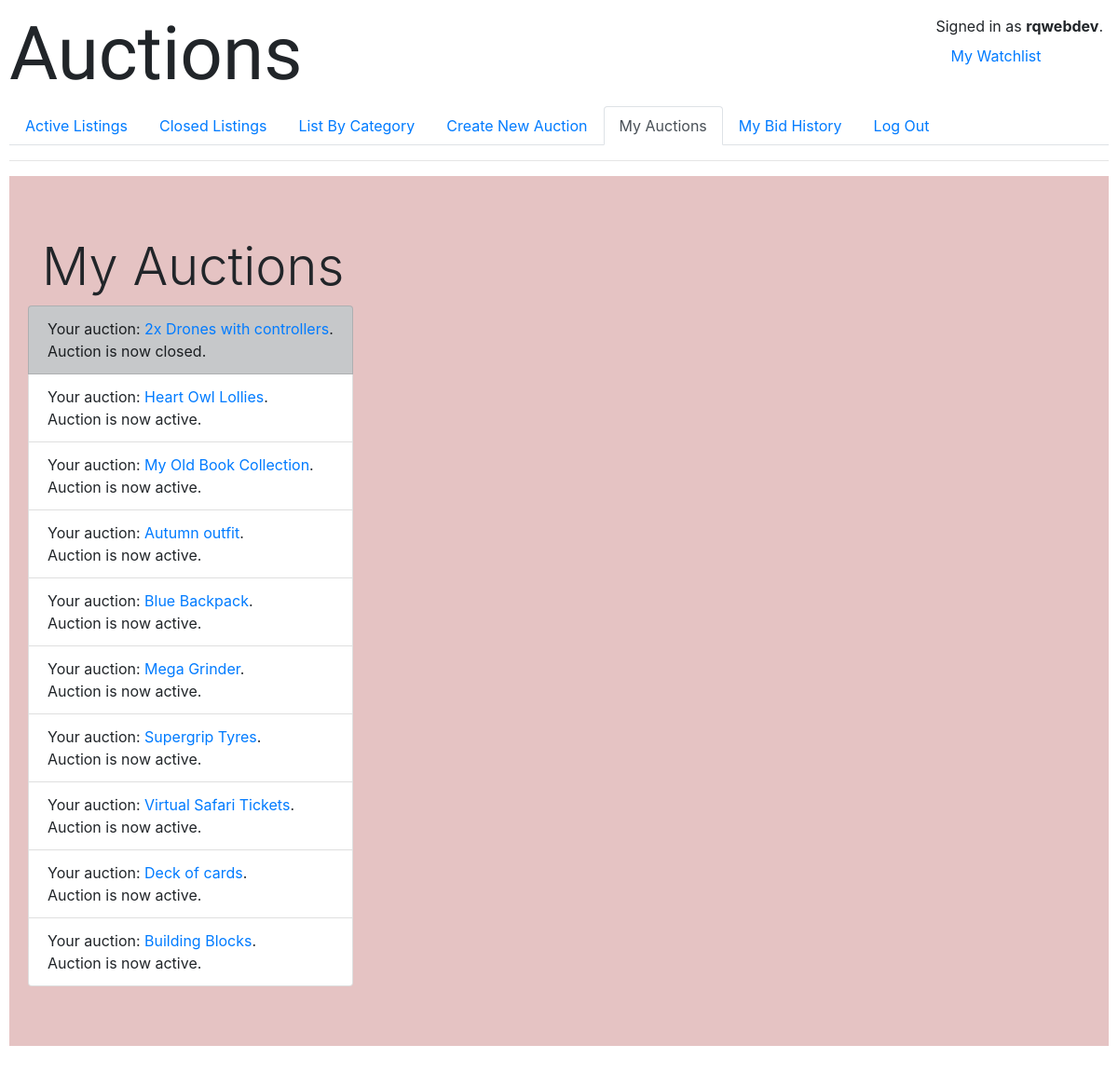
Page /auctions (signed in) on the committed database.
### auctions/models.py (models this page shows, shortened)
class User(AbstractUser):
    watchlist = models.ManyToManyField(
        "Auction", blank=True, default=None)

class Auction(models.Model):
    FASHION = 'FA'
    TOYS = 'TO'
    ELECTRONICS = 'EL'
    HOME = 'HO'
    BOOKS = 'BO'
    ENTERTAINMENT = 'EN'
    HEALTH = 'HE'
    INDUSTRY = 'IN'
    AUTOMOTIVE = 'AU'
    FOOD = 'FO'
    OTHER = 'OT'
    categories = [
        (FASHION, "Fashion, Clothing and Accessories"),
        (TOYS, "Children's Toys"),
        (ELECTRONICS, "Electronics"),
        (HOME, 'Home and Garden'),
        (BOOKS, 'Books'),
        (ENTERTAINMENT, 'Films, TV and Games'),
        (HEALTH, 'Health'),
        (INDUSTRY, 'Industry'),
        (AUTOMOTIVE, 'Automotive'),
        (FOOD, 'Food and Drink'),
        (OTHER, 'Other')
    ]
    item_name = models.CharField(max_length=200)
    description = models.TextField(max_length=800)
    start_price = models.DecimalField(max_digits=20, decimal_places=2)
    seller = models.ForeignKey(
        "User", default=None, on_delete=models.CASCADE)
    start_date = models.DateTimeField(default=timezone.now)
    end_date = models.DateTimeField(
        default=(timezone.now()+timezone.timedelta(days=7)))
    photo = models.URLField(
        max_length=400, null=True, blank=True)
    category = models.CharField(
        max_length=2, choices=categories, default=OTHER)
    active = models.BooleanField(default=True)

### auctions/views.py (the view)
# urls.py: path("auctions", views.my_auctions, name="my_auctions")
def my_auctions(request):
    user_auctions = Auction.objects.filter(seller__exact=request.user)
    return render(request, "auctions/myauctions.html", {"user_auctions": user_auctions})

### auctions/templates/auctions/myauctions.html (shortened to what this page needs)
{% extends "auctions/layout.html" %} {%block title%}Watchlist{%endblock%}
{%block body%}
<div class="jumbotron jumbotron-fluid" style="background-color: #e5c3c3">
  <div class="container">
    <h2 class="display-4">My Auctions</h2>
    <div class="row">
      <ul class="list-group">
        {%if user_auctions %} {% for auction in user_auctions %}
        <li
          class="list-group-item {% if auction.active == False %} list-group-item-dark {%endif%}"
        >
          Your auction:
          <a href="{% url 'auction' auction.id %}">{{auction.item_name}}</a>.
          <div>
            Auction is now {%if auction.active == False%} closed. {%else%}
            active. {%endif%}
          </div>
        </li>
        {%endfor %} {%else%}
        <h4 class="ml-4">No Auctions...</h4>
        {%endif%}
      </ul>
    </div>
  </div>
</div>
{% endblock %}

### auctions/templates/auctions/layout.html (shortened to what this page needs)
{% load static %}
<!DOCTYPE html>
<html lang="en">
  <head>
    <link
      rel="stylesheet"
      href="https://stackpath.bootstrapcdn.com/bootstrap/4.4.1/css/bootstrap.min.css"
    />
    <link href="{% static 'auctions/styles.css' %}" rel="stylesheet" />
  </head>
  <body>
    <h1 style="font-family: 'Qwigley', cursive; font-size: 80px">Auctions</h1>
    <div class="position-absolute" style="top: 1rem; right: 1rem">
      {% if user.is_authenticated %} Signed in as
      <strong>{{ user.username }}</strong>.
      {% with request.resolver_match.url_name as url_name %}
      <div class="nav">
        <li class="nav-item">
          <a
            class="nav-link {% if url_name == 'watchlist' %}active{% endif %}"
            href="{% url 'watchlist' %}"
            >My Watchlist</a
          >
        </li>
      </div>
      {% endwith %} {% else %}
      <div>Not signed in.</div>
      {% endif %}
    </div>
    {% with request.resolver_match.url_name as url_name %}
    <ul class="nav nav-tabs">
      <li class="nav-item">
        <a
          class="nav-link {% if url_name == 'index' %}active{% endif %}"
          href="{% url 'index' %}"
          >Active Listings</a
        >
      </li>
      <li class="nav-item">
        <a
          class="nav-link {% if url_name == 'index_closed' %}active{% endif %}"
          href="{% url 'index_closed' 'closed' %}"
          >Closed Listings</a
        >
      </li>
      <li class="nav-item">
        <a
          class="nav-link {% if url_name == 'categories' %}active{% endif %}"
          href="{% url 'categories' 'OT' %}"
          >List By Category</a
        >
      </li>
      {% if user.is_authenticated %}
      <li class="nav-item">
        <a
          class="nav-link{% if url_name == 'new' %}active{% endif %}"
          href="{% url 'new' %}"
          >Create New Auction</a
        >
      </li>
      <li class="nav-item">
        <a
          class="nav-link {% if url_name == 'my_auctions' %}active{% endif %}"
          href="{% url 'my_auctions' %}"
          >My Auctions</a
        >
      </li>
      <li class="nav-item">
        <a
          class="nav-link {% if url_name == 'my_bids' %}active{% endif %}"
          href="{% url 'my_bids' %}"
          >My Bid History</a
        >
      </li>
      <li class="nav-item">
        <a
          class="nav-link{% if url_name == 'logout' %}active{% endif %}"
          href="{% url 'logout' %}"
          >Log Out</a
        >
      </li>
      {% endif %}
    </ul>
    {% endwith %}
    <hr />
    {% block body %} {% endblock %}
  </body>
</html>

### auctions/static/auctions/styles.css (style rules this page uses)
body { padding: 10px; }

### rows in the picture
User: username "rqwebdev"
Auction: item_name "2x Drones with controllers", active "closed."
Auction: item_name "Heart Owl Lollies", active "active."
Auction: item_name "My Old Book Collection", active "active."
Auction: item_name "Autumn outfit", active "active."
Auction: item_name "Blue Backpack", active "active."
Auction: item_name "Mega Grinder", active "active."
Auction: item_name "Supergrip Tyres", active "active."
Auction: item_name "Virtual Safari Tickets", active "active."
Auction: item_name "Deck of cards", active "active."
Auction: item_name "Building Blocks", active "active."
